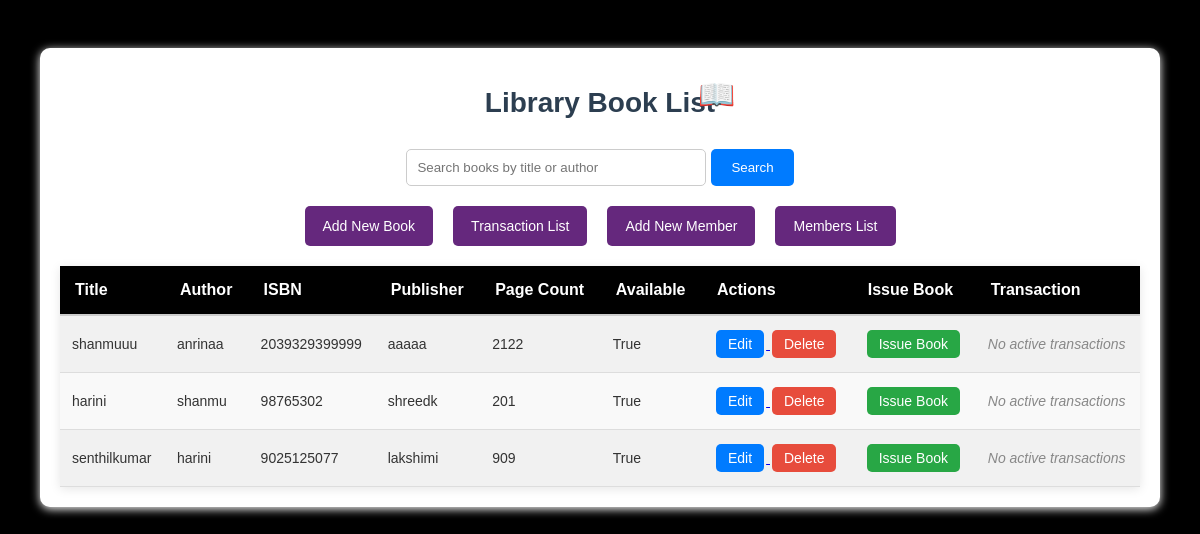
The page /books/booklist/ (signed in) on the database its author committed.
### books/models.py (models this page shows, shortened)
class Book(models.Model):
    Title = models.CharField(max_length=100)
    Author = models.CharField(max_length=100)
    ISBN = models.CharField(max_length=13, unique=True)
    Publisher = models.CharField(max_length=100)
    Page_count = models.IntegerField()
    Available = models.BooleanField()

### books/views.py (the view)
# urls.py: path('booklist/', BookListView.as_view(), name='booklist'),
class BookListView(LoginRequiredMixin, View):
    login_url = '/'
    def get(self, request):
        data = {"booklist": Book.objects.all()}
        return render(request, 'Booklist.html', data)

### Frontend/templates/booklist.html (shortened to what this page needs)
same animation {% block content %}
<div class="container">
    <h1>Library Book List</h1>
    <div class="search-container">
        <input type="text" placeholder="Search books by title or author">
        <button>Search</button>
    </div>
    <div class="top-buttons">
        <button class="add-book">Add New Book</button>
        <button class="transaction-list">Transaction List</button>
        <button class="add-member">Add New Member</button>
        <button class="member-list">Members List</button>
    </div>
    <table>
        <tr>
            <th>Title</th>
            <th>Author</th>
            <th>ISBN</th>
            <th>Publisher</th>
            <th>Page Count</th>
            <th>Available</th>
            <th>Actions</th>
            <th>Issue Book</th>
            <th>Transaction</th>
        </tr>
        {% for i in booklist %}
        <tr>
            <td>{{ i.Title }}</td>
            <td>{{ i.Author }}</td>
            <td>{{ i.ISBN }}</td>
            <td>{{ i.Publisher }}</td>
            <td>{{ i.Page_count }}</td>
            <td>{{ i.Available }}</td>
            <td class="action-buttons">
                <a href="{% url 'book_update' i.id %}">
                    <button class="edit-button">Edit</button>
                </a>
                <a href="{% url 'book_delete' i.id %}">
                    <button class="delete-button">Delete</button>
                </a>
            </td>
            <td class="action-buttons">
                <button class="issue-button">Issue Book</button>
            </td>
            <td class="transaction-status">No active transactions</td>
        </tr>
        {% endfor %}
    </table>
</div>
{% endblock %}

### Frontend/templates/booklist.html (style rules this page uses)
.container { width: 90%; margin: 30px auto; background-color: white; padding: 20px; border-radius: 10px; box-shadow: 0 2px 10px white; }
h1 { color: #2c3e50; text-align: center; font-size: 28px; margin-bottom: 30px; position: relative; }
h1:before { content: "\1F4D6"; font-size: 30px; position: absolute; left: calc(60% - 10px); top: -10px; }
.search-container { display: flex; justify-content: center; margin-bottom: 20px; }
.search-container input { width: 300px; padding: 10px; border: 1px solid #ccc; border-radius: 5px; }
.search-container button { padding: 10px 20px; background-color: #007bff; color: white; border: none; border-radius: 5px; margin-left: 5px; cursor: pointer; transition: background-color 0.3s ease; animation: pulse 1.5s infinite; }
.top-buttons { display: flex; justify-content: center; margin-bottom: 20px; }
.top-buttons button { padding: 12px 18px; margin: 0 10px; border: none; border-radius: 5px; color: white; font-size: 14px; cursor: pointer; transition: background-color 0.3s ease; animation: fadeIn 1s ease-in-out; }
.add-book { background-color: #65287d; }
.transaction-list { background-color: #65287d; }
.add-member { background-color: #65287d; }
.member-list { background-color: #65287d; }
table { width: 100%; margin: 0 auto; border-collapse: collapse; background-color: #f9f9f9; box-shadow: 0px 2px 10px rgba(0, 0, 0, 0.1); }
th { background-color: black; color: white; padding: 15px; font-size: 16px; text-align: left; border-bottom: 2px solid #ccc; }
td { padding: 12px; border-bottom: 1px solid #ddd; font-size: 14px; color: #333; }
tr:nth-child(even) { background-color: #f1f1f1; }
.action-buttons button { padding: 6px 12px; border: none; border-radius: 5px; font-size: 14px; color: white; cursor: pointer; margin: 2px; transition: transform 0.3s ease, background-color 0.3s ease; animation: fadeIn 1s ease-in-out; }
.edit-button { background-color: #007bff; }
.delete-button { background-color: #e74c3c; }
.issue-button { background-color: #28a745; }
.transaction-status { font-style: italic; color: #888; }

### rows shown on the page
Book: Title "shanmuuu", Author "anrinaa", ISBN "2039329399999", Publisher "aaaaa", Page_count "2122", Available "True"
Book: Title "harini", Author "shanmu", ISBN "98765302", Publisher "shreedk", Page_count "201", Available "True"
Book: Title "senthilkumar", Author "harini", ISBN "9025125077", Publisher "lakshimi", Page_count "909", Available "True"
